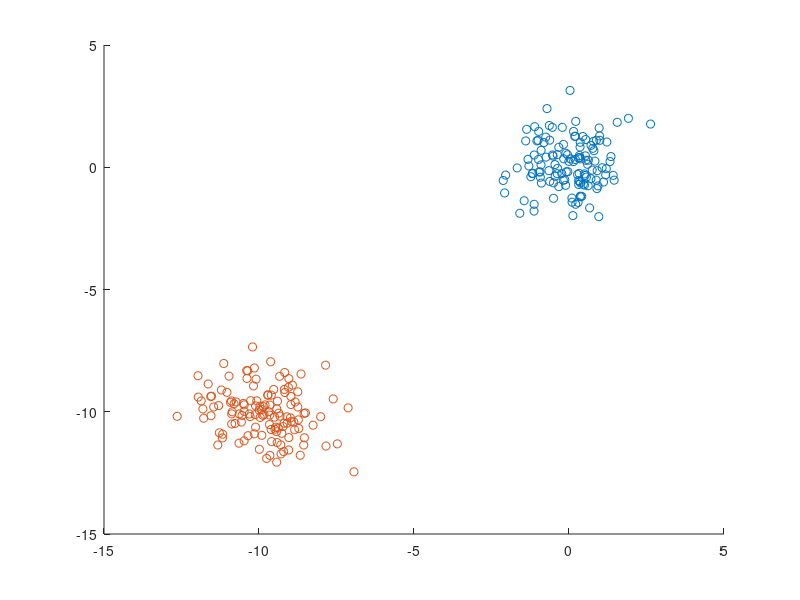

Recreate this plot in MATLAB. (Note: this script raises an error after producing the figure.)
%% crossvalidation demo for classification
clc
clear

%% generate train dataset
% designed signal
N1 = 128; % number of samples in class 1
N2 = 128; % number of samples in class 2
N = N1 + N2;
P = 1024; % feature dimension
X1 = randn(N1,P);
X2 = randn(N2,P) - 10;
XRaw = cat(1, X1, X2);
% designed weights
NG = 32; % number of groups
PG = floor(P/NG); % number of feature per-group
groups = ceil([1:P]'/PG);
NSG = 10; % number of active groups
perm = randperm(NG);
actives = perm(1:NSG);
w0 = zeros(P,1);
for i = 1:NSG
    w0(find(groups==actives(i))) = ...
      randn(size(w0(find(groups==actives(i))))); % gaussian signal
%     w0(find(groups==actives(i))) = ...
%         ones(size(w0(find(groups==actives(i))))); % uniform signal
end
% design matrix and class label
sigma = 0.2;
X0 = XRaw*diag(w0) + sigma*randn(N,P);
y0 = [ones(N1,1); -1*ones(N2,1)];
% permutate the samples
perm = randperm(N);
X = X0(perm,:);
y = y0(perm,1);

figure;
hold on;
scatter(X1(:,1), X1(:,2), 'bx');
scatter(X2(:,1), X2(:,2), 'ro');

%% perform crossvalidation
numFolds = 10;
numTotal = length(y);
numTest = floor(numTotal/numFolds);
numTrain = numTotal - numTest;
indexTotal = randperm(numTotal); % [1:numTotal]; %

methods = {'bayeslog','bardlog','bardloggroup'};
% methods = {'ridge','lasso','lassogroup1','bayes','bard','bardgroup','bayeslog','bardlog'};
numMethods = length(methods);

params = 1e-2;%logspace(-10,5,20);%
numParams = length(params);

disp([num2str(numFolds) ' fold cross-validation']);
accuracy = zeros(numFolds, numParams, numMethods);
for fold = 1:numFolds
    indexTest = indexTotal((fold-1)*numTest+1:fold*numTest);
    indexTrain = setdiff(indexTotal,indexTest);
    
    XTest = X(indexTest,:);
    XTrain = X(indexTrain,:);
    yTest = y(indexTest);
    yTrain = y(indexTrain);
    
    for p = 1:numParams
        lambda = params(p);

        for m = 1:numMethods
            method = methods{m};
        	disp(['fold = ' num2str(fold) ', lambda = ' num2str(lambda) ', method = ' method]);
            switch(method)
                case 'flda'
                    fisher = LDA(yTrain, XTrain);
                    model = fisher;
                case 'swlda'
                    [b,se,pval,inmodel,stats,nextstep,history] = stepwisefit(XTrain,yTrain,'penter',0.10,'premove',0.15,'scale','on','display','off');
                    swlda.b = b;
                    model = swlda;
                case 'svm'
                    svmoption = ['-s 0 -t 0 -c 1 -g 0.001'];
                    svmmodel = svmtrain(yTrain,XTrain,svmoption);
                    model = svmmodel;
                case 'ridge'
                    ridge = ridgereg(yTrain, XTrain, lambda);
                    model = ridge;
                case 'lasso'
                    lasso = lassoreg(yTrain, XTrain, lambda);
                    model = lasso;
                case 'lassogroup'
                    lassogroup = lassoreg_grouped1(yTrain, XTrain, NG, lambda);
                    model = lassogroup;
                case 'bayes'
                    bayes = bayesreg(yTrain, XTrain);
                    model = bayes;
                case 'bard'
                    bard = bayesard(yTrain, XTrain);
                    model = bard;
                case 'bardgroup'
                    bardgroup = bayesard_grouped(yTrain, XTrain, NG);
                    model = bardgroup;
                case 'logistic'
                    logmodel = logistic(yTrain, XTrain, 0.001);
                    model = logmodel;
                case 'bayeslog'
                    bayeslogmodel = bayeslog(yTrain, XTrain);
                    model = bayeslogmodel;
                case 'bardlog'
                    bardlogmodel = bardlog(yTrain, XTrain);
                    model = bardlogmodel;
                case 'bardloggroup'
                    bardloggroup = bardlog_grouped(yTrain, XTrain, NG);
                    model = bardloggroup;
                otherwise
                    disp('unknown method');
            end
        end

        for m = 1:numMethods
            method = methods{m};
            switch(method)
                case 'flda'
                    yPredict = XTest*fisher.b + fisher.b0;
                case 'swlda'
                    yPredict = XTest*swlda.b;
                case 'svm'
                    [predict_label,predict_accuracy,predict_decvalue] = svmpredict(yTest, XTest, svmmodel);
                    yPredict = svmmodel.Label(1)*predict_decvalue;
                    % yPredict = predict_decvalue;
                case 'ridge'
                    yPredict = XTest*ridge.b + ridge.b0;
                case 'lasso'
                    yPredict = XTest*lasso.b + lasso.b0;
                case 'lassogroup'
                    yPredict = XTest*lassogroup.b + lassogroup.b0;
                case 'bayes'
                    yPredict = XTest*bayes.b + bayes.b0;
                case 'bard'
                    yPredict = XTest*bard.b + bard.b0;
                case 'bardgroup'
                    yPredict = XTest*bardgroup.b + bardgroup.b0;
                case 'logistic'
                    Y_predict = X(:,feature_selected)*logmodel.b + logmodel.b0;
                case 'bayeslog'
                    Y_predict = X(:,feature_selected)*bayeslogmodel.b + bayeslogmodel.b0;
                case 'bardlog'
                    Y_predict = X(:,feature_selected)*bardlogmodel.b + bardlogmodel.b0;
                case 'bardloggroup'
                    Y_predict = X(:,feature_selected)*bardloggroup.b + bardloggroup.b0;
                otherwise
                    disp('unknown method');
            end
            accuracy(fold, p, m) = length(find(sign(yPredict) == sign(yTest)))/numTest;
        end
    end
end

%% visualize
figure;
plotstyle = {'b','k','r','b--','k--','r--'};
hold on; grid on;
for m = 1:numMethods
    plot(log10(params), squeeze(mean(accuracy(:,:,m), 1))*100,plotstyle{m},'LineWidth',2);
    axis([min(log10(params)) max(log10(params)) 0 100]);
    xlabel('log_{10} (\lambda)');
    ylabel('Accuracy (%)');
end
h = legend(methods{1},methods{2},methods{3});
set(h,'Location','SouthEast');